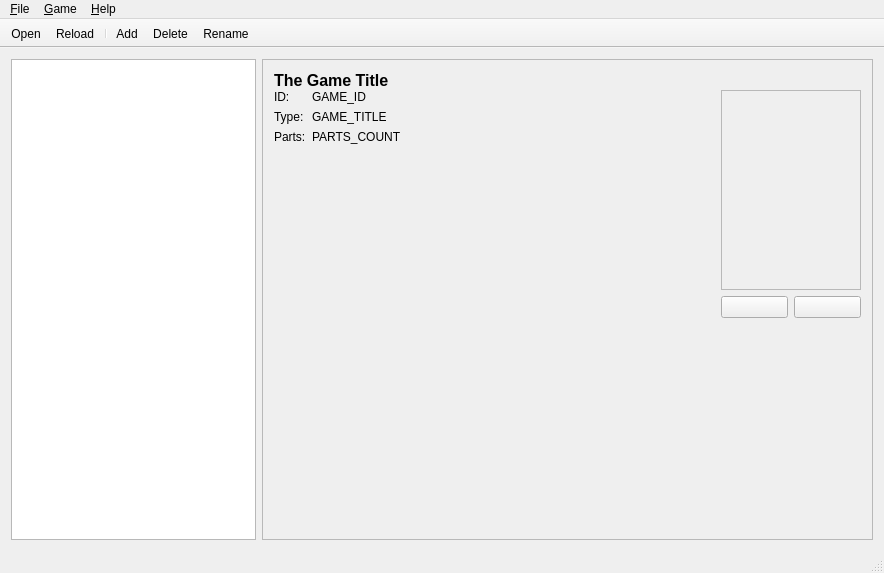
<?xml version="1.0" encoding="UTF-8"?>
<ui version="4.0">
 <class>MainWindow</class>
 <widget class="QMainWindow" name="MainWindow">
  <property name="geometry">
   <rect>
    <x>0</x>
    <y>0</y>
    <width>884</width>
    <height>573</height>
   </rect>
  </property>
  <property name="windowTitle">
   <string notr="true">Open PlayStation 2 Loader PC Tools</string>
  </property>
  <property name="windowIcon">
   <iconset resource="Resources.qrc">
    <normaloff>:/icons/application</normaloff>:/icons/application</iconset>
  </property>
  <widget class="QWidget" name="centralWidget">
   <layout class="QHBoxLayout" name="horizontalLayout_2">
    <item>
     <widget class="QListWidget" name="mp_list_games">
      <property name="sizePolicy">
       <sizepolicy hsizetype="Expanding" vsizetype="Expanding">
        <horstretch>2</horstretch>
        <verstretch>0</verstretch>
       </sizepolicy>
      </property>
      <property name="maximumSize">
       <size>
        <width>900</width>
        <height>16777215</height>
       </size>
      </property>
     </widget>
    </item>
    <item>
     <widget class="QFrame" name="frame">
      <property name="sizePolicy">
       <sizepolicy hsizetype="Expanding" vsizetype="Preferred">
        <horstretch>5</horstretch>
        <verstretch>0</verstretch>
       </sizepolicy>
      </property>
      <property name="frameShape">
       <enum>QFrame::StyledPanel</enum>
      </property>
      <layout class="QVBoxLayout" name="verticalLayout">
       <item>
        <widget class="QWidget" name="mp_widget_game_details" native="true">
         <layout class="QVBoxLayout" name="verticalLayout_5">
          <property name="spacing">
           <number>0</number>
          </property>
          <property name="leftMargin">
           <number>0</number>
          </property>
          <property name="topMargin">
           <number>0</number>
          </property>
          <property name="rightMargin">
           <number>0</number>
          </property>
          <property name="bottomMargin">
           <number>0</number>
          </property>
          <item>
           <widget class="QLabel" name="mp_label_game_title">
            <property name="sizePolicy">
             <sizepolicy hsizetype="Preferred" vsizetype="Preferred">
              <horstretch>0</horstretch>
              <verstretch>0</verstretch>
             </sizepolicy>
            </property>
            <property name="font">
             <font>
              <pointsize>12</pointsize>
              <weight>75</weight>
              <bold>true</bold>
             </font>
            </property>
            <property name="text">
             <string notr="true">The Game Title</string>
            </property>
            <property name="textFormat">
             <enum>Qt::PlainText</enum>
            </property>
            <property name="alignment">
             <set>Qt::AlignLeading|Qt::AlignLeft|Qt::AlignTop</set>
            </property>
            <property name="wordWrap">
             <bool>true</bool>
            </property>
            <property name="textInteractionFlags">
             <set>Qt::TextSelectableByMouse</set>
            </property>
           </widget>
          </item>
          <item>
           <layout class="QHBoxLayout" name="mp_layout_game_details">
            <item>
             <layout class="QFormLayout" name="mp_layout_proprties">
              <item row="1" column="0">
               <widget class="QLabel" name="label_6">
                <property name="text">
                 <string>ID:</string>
                </property>
               </widget>
              </item>
              <item row="1" column="1">
               <widget class="QLabel" name="mp_label_game_id">
                <property name="text">
                 <string notr="true">GAME_ID</string>
                </property>
                <property name="textInteractionFlags">
                 <set>Qt::TextSelectableByMouse</set>
                </property>
               </widget>
              </item>
              <item row="2" column="0">
               <widget class="QLabel" name="label_2">
                <property name="text">
                 <string>Type:</string>
                </property>
               </widget>
              </item>
              <item row="2" column="1">
               <widget class="QLabel" name="mp_label_game_type">
                <property name="text">
                 <string notr="true">GAME_TITLE</string>
                </property>
                <property name="textInteractionFlags">
                 <set>Qt::TextSelectableByMouse</set>
                </property>
               </widget>
              </item>
              <item row="3" column="0">
               <widget class="QLabel" name="label_4">
                <property name="text">
                 <string>Parts:</string>
                </property>
               </widget>
              </item>
              <item row="3" column="1">
               <widget class="QLabel" name="mp_label_game_parts">
                <property name="text">
                 <string notr="true">PARTS_COUNT</string>
                </property>
                <property name="textInteractionFlags">
                 <set>Qt::TextSelectableByMouse</set>
                </property>
               </widget>
              </item>
             </layout>
            </item>
            <item>
             <layout class="QVBoxLayout" name="verticalLayout_2">
              <item>
               <widget class="QLabel" name="mp_label_cover">
                <property name="sizePolicy">
                 <sizepolicy hsizetype="Fixed" vsizetype="Fixed">
                  <horstretch>0</horstretch>
                  <verstretch>0</verstretch>
                 </sizepolicy>
                </property>
                <property name="minimumSize">
                 <size>
                  <width>140</width>
                  <height>200</height>
                 </size>
                </property>
                <property name="frameShape">
                 <enum>QFrame::StyledPanel</enum>
                </property>
                <property name="text">
                 <string notr="true"/>
                </property>
               </widget>
              </item>
              <item>
               <layout class="QHBoxLayout" name="mp_layout_cover_buttons">
                <item>
                 <widget class="QPushButton" name="mp_btn_remove_cover">
                  <property name="sizePolicy">
                   <sizepolicy hsizetype="Fixed" vsizetype="Fixed">
                    <horstretch>0</horstretch>
                    <verstretch>0</verstretch>
                   </sizepolicy>
                  </property>
                  <property name="minimumSize">
                   <size>
                    <width>67</width>
                    <height>0</height>
                   </size>
                  </property>
                  <property name="toolTip">
                   <string>Remove Cover</string>
                  </property>
                  <property name="text">
                   <string/>
                  </property>
                  <property name="icon">
                   <iconset resource="Resources.qrc">
                    <normaloff>:/icons/edit-delete</normaloff>:/icons/edit-delete</iconset>
                  </property>
                  <property name="iconSize">
                   <size>
                    <width>24</width>
                    <height>24</height>
                   </size>
                  </property>
                 </widget>
                </item>
                <item>
                 <widget class="QPushButton" name="mp_btn_set_cover">
                  <property name="sizePolicy">
                   <sizepolicy hsizetype="Fixed" vsizetype="Fixed">
                    <horstretch>0</horstretch>
                    <verstretch>0</verstretch>
                   </sizepolicy>
                  </property>
                  <property name="minimumSize">
                   <size>
                    <width>67</width>
                    <height>0</height>
                   </size>
                  </property>
                  <property name="toolTip">
                   <string>Set Cover</string>
                  </property>
                  <property name="text">
                   <string/>
                  </property>
                  <property name="icon">
                   <iconset resource="Resources.qrc">
                    <normaloff>:/icons/document-edit</normaloff>:/icons/document-edit</iconset>
                  </property>
                  <property name="iconSize">
                   <size>
                    <width>24</width>
                    <height>24</height>
                   </size>
                  </property>
                 </widget>
                </item>
               </layout>
              </item>
              <item>
               <spacer name="verticalSpacer">
                <property name="orientation">
                 <enum>Qt::Vertical</enum>
                </property>
                <property name="sizeHint" stdset="0">
                 <size>
                  <width>20</width>
                  <height>40</height>
                 </size>
                </property>
               </spacer>
              </item>
             </layout>
            </item>
           </layout>
          </item>
         </layout>
        </widget>
       </item>
      </layout>
     </widget>
    </item>
   </layout>
  </widget>
  <widget class="QMenuBar" name="mp_menubar">
   <property name="geometry">
    <rect>
     <x>0</x>
     <y>0</y>
     <width>884</width>
     <height>23</height>
    </rect>
   </property>
   <widget class="QMenu" name="mp_menu_file">
    <property name="title">
     <string>&amp;File</string>
    </property>
    <addaction name="mp_action_open_file"/>
    <addaction name="mp_action_reload_file"/>
    <addaction name="separator"/>
    <addaction name="mp_action_quit"/>
   </widget>
   <widget class="QMenu" name="mp_menu_game">
    <property name="title">
     <string>&amp;Game</string>
    </property>
    <addaction name="mp_action_add_game"/>
    <addaction name="mp_action_rename_game"/>
    <addaction name="mp_action_delete_game"/>
   </widget>
   <widget class="QMenu" name="menuHelp">
    <property name="title">
     <string>&amp;Help</string>
    </property>
    <addaction name="mp_action_about_qt"/>
    <addaction name="mp_action_about"/>
   </widget>
   <addaction name="mp_menu_file"/>
   <addaction name="mp_menu_game"/>
   <addaction name="menuHelp"/>
  </widget>
  <widget class="QStatusBar" name="mp_statusbar"/>
  <widget class="QToolBar" name="mp_toolbar">
   <property name="windowTitle">
    <string notr="true"/>
   </property>
   <property name="movable">
    <bool>false</bool>
   </property>
   <attribute name="toolBarArea">
    <enum>TopToolBarArea</enum>
   </attribute>
   <attribute name="toolBarBreak">
    <bool>false</bool>
   </attribute>
   <addaction name="mp_action_open_file"/>
   <addaction name="mp_action_reload_file"/>
   <addaction name="separator"/>
   <addaction name="mp_action_add_game"/>
   <addaction name="mp_action_delete_game"/>
   <addaction name="mp_action_rename_game"/>
  </widget>
  <action name="mp_action_open_file">
   <property name="icon">
    <iconset resource="Resources.qrc">
     <normaloff>:/icons/document-open</normaloff>:/icons/document-open</iconset>
   </property>
   <property name="text">
    <string>&amp;Open...</string>
   </property>
   <property name="shortcut">
    <string>Ctrl+O</string>
   </property>
  </action>
  <action name="mp_action_add_game">
   <property name="icon">
    <iconset resource="Resources.qrc">
     <normaloff>:/icons/archive-insert</normaloff>:/icons/archive-insert</iconset>
   </property>
   <property name="text">
    <string>&amp;Add...</string>
   </property>
   <property name="toolTip">
    <string>Add Game</string>
   </property>
   <property name="shortcut">
    <string>Ins</string>
   </property>
  </action>
  <action name="mp_action_delete_game">
   <property name="icon">
    <iconset resource="Resources.qrc">
     <normaloff>:/icons/document-close</normaloff>:/icons/document-close</iconset>
   </property>
   <property name="text">
    <string>&amp;Delete</string>
   </property>
   <property name="toolTip">
    <string>Delete Game</string>
   </property>
   <property name="shortcut">
    <string>Del</string>
   </property>
  </action>
  <action name="mp_action_rename_game">
   <property name="icon">
    <iconset resource="Resources.qrc">
     <normaloff>:/icons/document-edit</normaloff>:/icons/document-edit</iconset>
   </property>
   <property name="text">
    <string>&amp;Rename...</string>
   </property>
   <property name="toolTip">
    <string>Rename Game</string>
   </property>
   <property name="shortcut">
    <string>F2</string>
   </property>
  </action>
  <action name="mp_action_reload_file">
   <property name="icon">
    <iconset resource="Resources.qrc">
     <normaloff>:/icons/view-refresh</normaloff>:/icons/view-refresh</iconset>
   </property>
   <property name="text">
    <string>&amp;Reload</string>
   </property>
   <property name="shortcut">
    <string>F5</string>
   </property>
  </action>
  <action name="mp_action_about">
   <property name="text">
    <string>&amp;About...</string>
   </property>
  </action>
  <action name="mp_action_quit">
   <property name="text">
    <string>Quit</string>
   </property>
   <property name="shortcut">
    <string>Ctrl+Q</string>
   </property>
  </action>
  <action name="mp_action_about_qt">
   <property name="text">
    <string>About &amp;Qt...</string>
   </property>
  </action>
 </widget>
 <layoutdefault spacing="6" margin="11"/>
 <resources>
  <include location="Resources.qrc"/>
 </resources>
 <connections>
  <connection>
   <sender>mp_action_open_file</sender>
   <signal>triggered()</signal>
   <receiver>MainWindow</receiver>
   <slot>loadUlConfig()</slot>
   <hints>
    <hint type="sourcelabel">
     <x>-1</x>
     <y>-1</y>
    </hint>
    <hint type="destinationlabel">
     <x>441</x>
     <y>286</y>
    </hint>
   </hints>
  </connection>
  <connection>
   <sender>mp_list_games</sender>
   <signal>currentItemChanged(QListWidgetItem*,QListWidgetItem*)</signal>
   <receiver>MainWindow</receiver>
   <slot>gameSelected(QListWidgetItem*)</slot>
   <hints>
    <hint type="sourcelabel">
     <x>223</x>
     <y>270</y>
    </hint>
    <hint type="destinationlabel">
     <x>441</x>
     <y>286</y>
    </hint>
   </hints>
  </connection>
  <connection>
   <sender>mp_action_rename_game</sender>
   <signal>triggered()</signal>
   <receiver>MainWindow</receiver>
   <slot>renameGame()</slot>
   <hints>
    <hint type="sourcelabel">
     <x>-1</x>
     <y>-1</y>
    </hint>
    <hint type="destinationlabel">
     <x>441</x>
     <y>286</y>
    </hint>
   </hints>
  </connection>
  <connection>
   <sender>mp_list_games</sender>
   <signal>itemDoubleClicked(QListWidgetItem*)</signal>
   <receiver>MainWindow</receiver>
   <slot>renameGame()</slot>
   <hints>
    <hint type="sourcelabel">
     <x>180</x>
     <y>306</y>
    </hint>
    <hint type="destinationlabel">
     <x>441</x>
     <y>286</y>
    </hint>
   </hints>
  </connection>
  <connection>
   <sender>mp_action_quit</sender>
   <signal>triggered()</signal>
   <receiver>MainWindow</receiver>
   <slot>close()</slot>
   <hints>
    <hint type="sourcelabel">
     <x>-1</x>
     <y>-1</y>
    </hint>
    <hint type="destinationlabel">
     <x>441</x>
     <y>286</y>
    </hint>
   </hints>
  </connection>
  <connection>
   <sender>mp_action_reload_file</sender>
   <signal>triggered()</signal>
   <receiver>MainWindow</receiver>
   <slot>reloadUlConfig()</slot>
   <hints>
    <hint type="sourcelabel">
     <x>-1</x>
     <y>-1</y>
    </hint>
    <hint type="destinationlabel">
     <x>441</x>
     <y>286</y>
    </hint>
   </hints>
  </connection>
  <connection>
   <sender>mp_action_add_game</sender>
   <signal>triggered()</signal>
   <receiver>MainWindow</receiver>
   <slot>addGame()</slot>
   <hints>
    <hint type="sourcelabel">
     <x>-1</x>
     <y>-1</y>
    </hint>
    <hint type="destinationlabel">
     <x>441</x>
     <y>286</y>
    </hint>
   </hints>
  </connection>
  <connection>
   <sender>mp_action_delete_game</sender>
   <signal>triggered()</signal>
   <receiver>MainWindow</receiver>
   <slot>deleteGame()</slot>
   <hints>
    <hint type="sourcelabel">
     <x>-1</x>
     <y>-1</y>
    </hint>
    <hint type="destinationlabel">
     <x>441</x>
     <y>286</y>
    </hint>
   </hints>
  </connection>
  <connection>
   <sender>mp_action_about</sender>
   <signal>triggered()</signal>
   <receiver>MainWindow</receiver>
   <slot>about()</slot>
   <hints>
    <hint type="sourcelabel">
     <x>-1</x>
     <y>-1</y>
    </hint>
    <hint type="destinationlabel">
     <x>441</x>
     <y>286</y>
    </hint>
   </hints>
  </connection>
  <connection>
   <sender>mp_action_about_qt</sender>
   <signal>triggered()</signal>
   <receiver>MainWindow</receiver>
   <slot>aboutQt()</slot>
   <hints>
    <hint type="sourcelabel">
     <x>-1</x>
     <y>-1</y>
    </hint>
    <hint type="destinationlabel">
     <x>441</x>
     <y>286</y>
    </hint>
   </hints>
  </connection>
  <connection>
   <sender>mp_btn_remove_cover</sender>
   <signal>clicked()</signal>
   <receiver>MainWindow</receiver>
   <slot>removeCover()</slot>
   <hints>
    <hint type="sourcelabel">
     <x>755</x>
     <y>325</y>
    </hint>
    <hint type="destinationlabel">
     <x>441</x>
     <y>286</y>
    </hint>
   </hints>
  </connection>
  <connection>
   <sender>mp_btn_set_cover</sender>
   <signal>clicked()</signal>
   <receiver>MainWindow</receiver>
   <slot>setCover()</slot>
   <hints>
    <hint type="sourcelabel">
     <x>828</x>
     <y>325</y>
    </hint>
    <hint type="destinationlabel">
     <x>441</x>
     <y>286</y>
    </hint>
   </hints>
  </connection>
 </connections>
 <slots>
  <slot>loadUlConfig()</slot>
  <slot>gameSelected(QListWidgetItem*)</slot>
  <slot>renameGame()</slot>
  <slot>reloadUlConfig()</slot>
  <slot>addGame()</slot>
  <slot>deleteGame()</slot>
  <slot>about()</slot>
  <slot>aboutQt()</slot>
  <slot>setCover()</slot>
  <slot>removeCover()</slot>
 </slots>
</ui>
